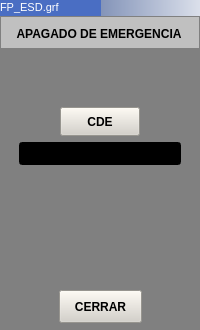
<?xml version="1.0" encoding="UTF-8"?>
<ui version="4.0">
 <class>WApagEmer</class>
 <widget class="QWidget" name="WApagEmer">
  <property name="geometry">
   <rect>
    <x>0</x>
    <y>0</y>
    <width>200</width>
    <height>330</height>
   </rect>
  </property>
  <property name="minimumSize">
   <size>
    <width>200</width>
    <height>330</height>
   </size>
  </property>
  <property name="maximumSize">
   <size>
    <width>200</width>
    <height>330</height>
   </size>
  </property>
  <property name="windowTitle">
   <string>Dialog</string>
  </property>
  <property name="styleSheet">
   <string notr="true">background-color: rgb(128, 128, 128);</string>
  </property>
  <widget class="QFrame" name="frame">
   <property name="geometry">
    <rect>
     <x>1</x>
     <y>17</y>
     <width>198</width>
     <height>31</height>
    </rect>
   </property>
   <property name="styleSheet">
    <string notr="true">background-color: rgb(192, 192, 192);</string>
   </property>
   <property name="frameShape">
    <enum>QFrame::NoFrame</enum>
   </property>
   <property name="frameShadow">
    <enum>QFrame::Sunken</enum>
   </property>
   <property name="lineWidth">
    <number>2</number>
   </property>
   <widget class="QLabel" name="lbapagemerT">
    <property name="geometry">
     <rect>
      <x>1</x>
      <y>7</y>
      <width>194</width>
      <height>20</height>
     </rect>
    </property>
    <property name="font">
     <font>
      <weight>75</weight>
      <bold>true</bold>
     </font>
    </property>
    <property name="frameShape">
     <enum>QFrame::NoFrame</enum>
    </property>
    <property name="frameShadow">
     <enum>QFrame::Plain</enum>
    </property>
    <property name="lineWidth">
     <number>1</number>
    </property>
    <property name="text">
     <string>APAGADO DE EMERGENCIA</string>
    </property>
    <property name="alignment">
     <set>Qt::AlignCenter</set>
    </property>
   </widget>
  </widget>
  <widget class="QPushButton" name="btcerrar">
   <property name="geometry">
    <rect>
     <x>59</x>
     <y>290</y>
     <width>83</width>
     <height>33</height>
    </rect>
   </property>
   <property name="font">
    <font>
     <weight>75</weight>
     <bold>true</bold>
     <kerning>true</kerning>
    </font>
   </property>
   <property name="styleSheet">
    <string notr="true">background-color: rgb(212, 208, 200);</string>
   </property>
   <property name="text">
    <string>CERRAR</string>
   </property>
   <property name="shortcut">
    <string/>
   </property>
   <property name="autoDefault">
    <bool>false</bool>
   </property>
   <property name="default">
    <bool>false</bool>
   </property>
   <property name="flat">
    <bool>false</bool>
   </property>
  </widget>
  <widget class="QPushButton" name="btcde">
   <property name="geometry">
    <rect>
     <x>60</x>
     <y>107</y>
     <width>80</width>
     <height>29</height>
    </rect>
   </property>
   <property name="font">
    <font>
     <weight>75</weight>
     <bold>true</bold>
     <kerning>true</kerning>
    </font>
   </property>
   <property name="styleSheet">
    <string notr="true">background-color: rgb(212, 208, 200);</string>
   </property>
   <property name="text">
    <string>CDE</string>
   </property>
   <property name="shortcut">
    <string/>
   </property>
   <property name="autoDefault">
    <bool>false</bool>
   </property>
   <property name="default">
    <bool>false</bool>
   </property>
   <property name="flat">
    <bool>false</bool>
   </property>
  </widget>
  <widget class="QFrame" name="frame_2">
   <property name="geometry">
    <rect>
     <x>0</x>
     <y>0</y>
     <width>241</width>
     <height>16</height>
    </rect>
   </property>
   <property name="styleSheet">
    <string notr="true">background-color: qlineargradient(spread:pad, x1:0, y1:0, x2:1, y2:0, stop:0 rgba(43, 71, 134, 255), stop:1 rgba(255, 255, 255, 255));</string>
   </property>
   <property name="frameShape">
    <enum>QFrame::Panel</enum>
   </property>
   <property name="frameShadow">
    <enum>QFrame::Raised</enum>
   </property>
   <property name="lineWidth">
    <number>0</number>
   </property>
   <widget class="QLabel" name="lbIP">
    <property name="geometry">
     <rect>
      <x>0</x>
      <y>0</y>
      <width>101</width>
      <height>16</height>
     </rect>
    </property>
    <property name="font">
     <font>
      <pointsize>5</pointsize>
     </font>
    </property>
    <property name="styleSheet">
     <string notr="true">background-color: rgb(74, 110, 195);</string>
    </property>
    <property name="text">
     <string>&lt;!DOCTYPE HTML PUBLIC &quot;-//W3C//DTD HTML 4.0//EN&quot; &quot;http://www.w3.org/TR/REC-html40/strict.dtd&quot;&gt;
&lt;html&gt;&lt;head&gt;&lt;meta name=&quot;qrichtext&quot; content=&quot;1&quot; /&gt;&lt;style type=&quot;text/css&quot;&gt;
p, li { white-space: pre-wrap; }
&lt;/style&gt;&lt;/head&gt;&lt;body style=&quot; font-family:'MS Shell Dlg 2'; font-size:5pt; font-weight:400; font-style:normal;&quot;&gt;
&lt;p style=&quot; margin-top:0px; margin-bottom:0px; margin-left:0px; margin-right:0px; -qt-block-indent:0; text-indent:0px;&quot;&gt;&lt;span style=&quot; font-size:8pt; color:#ffffff;&quot;&gt;FP_ESD.grf&lt;/span&gt;&lt;/p&gt;&lt;/body&gt;&lt;/html&gt;</string>
    </property>
   </widget>
  </widget>
  <widget class="QLineEdit" name="leCde">
   <property name="geometry">
    <rect>
     <x>19</x>
     <y>142</y>
     <width>162</width>
     <height>23</height>
    </rect>
   </property>
   <property name="font">
    <font>
     <pointsize>9</pointsize>
    </font>
   </property>
   <property name="styleSheet">
    <string notr="true">color: rgb(255, 255, 0);
background-color: rgb(0, 0, 0);</string>
   </property>
   <property name="text">
    <string/>
   </property>
  </widget>
  <widget class="QLabel" name="lbFondo">
   <property name="geometry">
    <rect>
     <x>0</x>
     <y>0</y>
     <width>200</width>
     <height>330</height>
    </rect>
   </property>
   <property name="styleSheet">
    <string notr="true">background-color: rgb(128, 128, 128);</string>
   </property>
   <property name="text">
    <string/>
   </property>
  </widget>
  <zorder>lbFondo</zorder>
  <zorder>frame</zorder>
  <zorder>btcerrar</zorder>
  <zorder>btcde</zorder>
  <zorder>frame_2</zorder>
  <zorder>leCde</zorder>
 </widget>
 <resources/>
 <connections/>
</ui>
